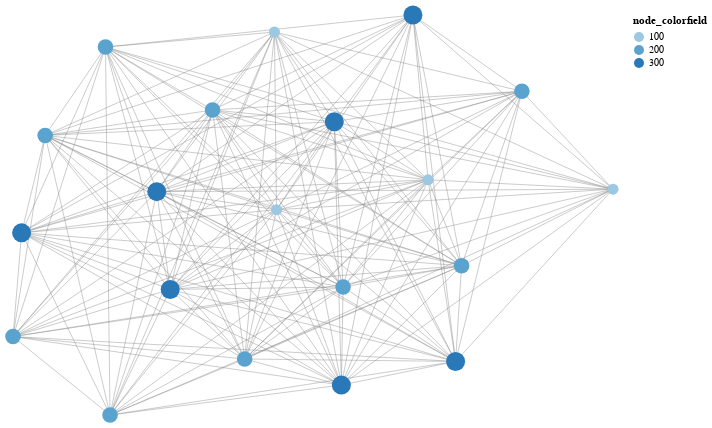

The cell this chart's notebook holds for it:
### Code cell
field= rand([100,200,300],20)
p = VegaGraphs.graphplot(g,tooltip=true,
    node_label=false,node_colorfield=field,
    node_colorfieldtype="o",node_sizefield=field)
# VegaGraphs.graphplot(df,tooltip=true,node_label=false)

### Figure 1 — Vega-Lite specification as saved in the notebook (floating-point values rounded to 4 significant figures; data arrays with more than 128 entries replaced by an {"elided": "..."} marker saying what was removed)
{"layer": [{"data": {"values": {"elided": "356 records"}}, "layer": [{"encoding": {"detail": {"field": "pairs", "type": "ordinal"}, "x": {"axis": null, "field": "edges_x", "type": "quantitative"}, "y": {"axis": null, "field": "edges_y", "type": "quantitative"}}, "height": 400, "mark": {"clip": false, "color": "gray", "opacity": 0.5, "size": 0.8, "type": "line"}, "width": 600}]}, {"data": {"values": [{"keywords": 1, "node_colorfield": 100, "node_sizefield": 100, "node_x": 0.3835, "node_y": 0.1759}, {"keywords": 2, "node_colorfield": 200, "node_sizefield": 200, "node_x": -0.6918, "node_y": 0.8397}, {"keywords": 3, "node_colorfield": 200, "node_sizefield": 200, "node_x": -1, "node_y": -0.608}, {"keywords": 4, "node_colorfield": 100, "node_sizefield": 100, "node_x": -0.1285, "node_y": 0.9148}, {"keywords": 5, "node_colorfield": 200, "node_sizefield": 200, "node_x": -0.3349, "node_y": 0.5251}, {"keywords": 6, "node_colorfield": 300, "node_sizefield": 300, "node_x": -0.5208, "node_y": 0.1167}, {"keywords": 7, "node_colorfield": 100, "node_sizefield": 100, "node_x": 1, "node_y": 0.129}, {"keywords": 8, "node_colorfield": 200, "node_sizefield": 200, "node_x": 0.1002, "node_y": -0.36}, {"keywords": 9, "node_colorfield": 200, "node_sizefield": 200, "node_x": -0.8928, "node_y": 0.398}, {"keywords": 10, "node_colorfield": 200, "node_sizefield": 200, "node_x": -0.2278, "node_y": -0.72}, {"keywords": 11, "node_colorfield": 200, "node_sizefield": 200, "node_x": -0.6765, "node_y": -1}, {"keywords": 12, "node_colorfield": 300, "node_sizefield": 300, "node_x": 0.3331, "node_y": 1}, {"keywords": 13, "node_colorfield": 200, "node_sizefield": 200, "node_x": 0.6963, "node_y": 0.6186}, {"keywords": 14, "node_colorfield": 300, "node_sizefield": 300, "node_x": -0.476, "node_y": -0.3722}, {"keywords": 15, "node_colorfield": 300, "node_sizefield": 300, "node_x": 0.071, "node_y": 0.4665}, {"keywords": 16, "node_colorfield": 100, "node_sizefield": 100, "node_x": -0.1216, "node_y": 0.02622}, {"keywords": 17, "node_colorfield": 300, "node_sizefield": 300, "node_x": 0.4753, "node_y": -0.7323}, {"keywords": 18, "node_colorfield": 300, "node_sizefield": 300, "node_x": 0.0946, "node_y": -0.8505}, {"keywords": 19, "node_colorfield": 300, "node_sizefield": 300, "node_x": -0.9714, "node_y": -0.08925}, {"keywords": 20, "node_colorfield": 200, "node_sizefield": 200, "node_x": 0.4952, "node_y": -0.2534}]}, "layer": [{"encoding": {"color": {"field": "node_colorfield", "scale": {"scheme": "blues"}, "type": "o"}, "size": {"field": "node_sizefield", "legend": null, "type": "q"}, "tooltip": [{"field": "keywords", "type": "nominal"}], "x": {"axis": null, "field": "node_x", "type": "quantitative"}, "y": {"axis": null, "field": "node_y", "type": "quantitative"}}, "height": 400, "mark": {"clip": false, "color": "#9ecae9", "opacity": 1, "size": 500, "type": "circle"}, "selection": {"grid": {"bind": "scales", "type": "interval"}}, "width": 600}]}], "view": {"stroke": null}}
